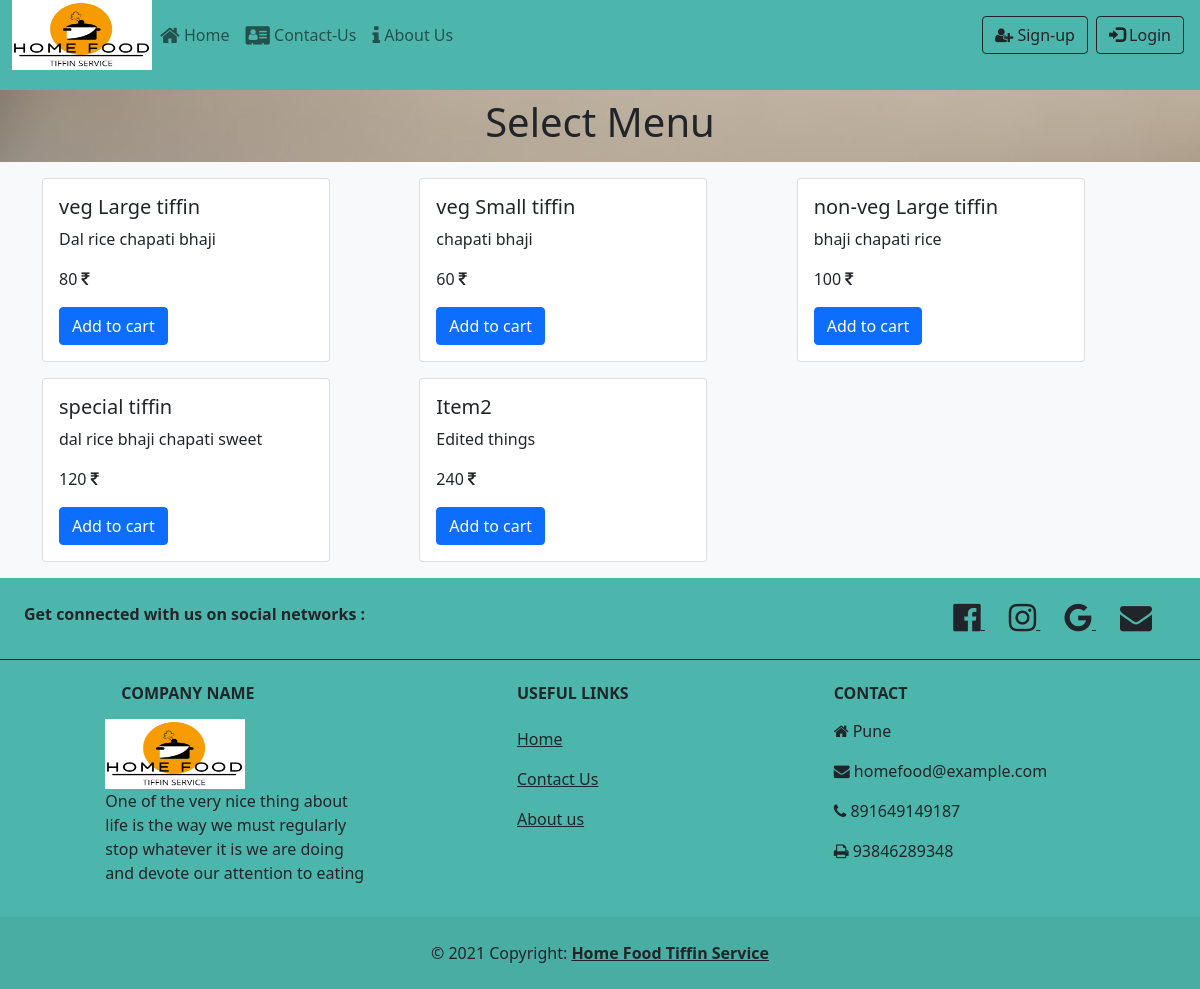
/menucard/, run on the app's committed database.
### Manage/models.py (models this page shows, shortened)
class Menu(models.Model):
    mid = models.AutoField(primary_key=True)
    mtitle = models.CharField(max_length=50)
    mtype = models.CharField(max_length=50)
    mprice = models.IntegerField(default=0)
    mdesc = models.TextField()
    timeStamp = models.DateTimeField(auto_now_add=True, blank=True)

### Manage/views.py (the view)
# urls.py: path('menucard/', views.handlemenucard, name='handlemenucard'),
def handlemenucard(request):
    men = Menu.objects.all()
    return render(request, 'menucard.html',{'men':men})

### templates/menucard.html (shortened to what this page needs)
{% extends 'base.html' %}
{% load static %}
{% block body %}
<link rel="stylesheet" href="{% static 'Manage/styles.css' %}">
<div>
    <section class="py-2 text-center container">
        <h1 class="fw-light">Select Menu</h1>
    </section>
    <div class="album py-3 bg-light">
        <div class="container">
            <div class="row row-cols-1 row-cols-sm-2 row-cols-md-3 g-3">
                {% for men in men %}
                <div class="col">
                    <div class="card" style="width: 18rem;">
                        <div class="card-body">
                            <h5 class="card-title" id="namemenu-{{men.mid}}">{{men.mtitle}}</h5>
                            <p class="card-text">{{men.mdesc}}</p>
                            <p class="card-text"><span id="pricemenu-{{men.mid}}">{{men.mprice}}</span> <i class="fa fa-inr" aria-hidden="true"></i></p>
                            <span id="divmenu-{{men.mid}}" class="divmenu">
                                <button id="menu-{{men.mid}}" class="btn btn-primary cart">Add to cart</button>
                            </span>
                        </div>
                    </div>
                </div>
                {% endfor %}
            </div>
        </div>
    </div>
</div>
{% endblock body %}

### templates/base.html (shortened to what this page needs)
{% load static %}
<!doctype html>
<html lang="en">
<head>
  <link rel="stylesheet" href="{% static 'Manage/styles.css' %}">
  <link rel="stylesheet" href="{% static 'Manage/css/glyphicon.css' %}">
  <link rel="stylesheet" href="{% static 'Manage/css/bootstrap.css' %}">
  <link rel="stylesheet" href="{% static 'Manage/css/bootstrap.min.css' %}">
  <link rel="stylesheet" href="{% static 'Manage\bootstrap-social\bootstrap-social.css' %}">
  <link rel="stylesheet" href="{% static 'Manage\font-awesome-4.7.0\css\font-awesome.css' %}">
</head>
<body>
  <div>
    {% include 'nav.html' %}
  </div>
  {% block body %} {% endblock body %}
  {% include 'footer.html' %}
</body>
</html>

### templates/nav.html (shortened to what this page needs)
{% load static %}
<link rel="stylesheet" href="{% static 'Manage/styles.css' %}">
<nav class="bgc navbar navbar-expand-lg navbar-light">
  <div class="container-fluid">
    <a href="{% url 'home' %}" class="logo"><img src="{% static 'Manage/images/logo.png' %}" width="140" height="70"
        alt=""></a>
    <div class="collapse navbar-collapse" id="navbarSupportedContent">
      <ul class="navbar-nav me-auto mb-2 mb-lg-0">
        <li class="nav-item">
          <a class="nav-link {% block homeactive %}{% endblock homeactive %}" aria-current="page" href="/"><i
              class="fa fa-home fa-lg" aria-hidden="true"></i> Home</a>
        </li>
        <li class="nav-item">
          <a class="nav-link {% block contactactive %}{% endblock contactactive %}" href="/contact"><i
              class="fa fa-address-card fa-lg" aria-hidden="true"></i> Contact-Us</a>
        </li>
        <li class="nav-item">
          <a class="nav-link {% block aboutactive %}{% endblock aboutactive %}" href="/about"><i
              class="fa fa-info fa-lg" aria-hidden="true"></i> About Us</a>
        </li>
      </ul>
      {% if user.is_staff %}
      <ul class="navbar-nav ml-auto mb-2 mb-lg-0">
        <li class="nav-item">
          <a class="nav-link {% block dashactive %}{% endblock dashactive %}" href="/custdets">Dashboard <span
              class="glyphicon glyphicon-dashboard"></span></a>
        </li>
        <li class="nav-item dropdown">
            <a class="nav-link dropdown-toggle" href="#" id="navbarDropdown" role="button" data-bs-toggle="dropdown"
              aria-expanded="false">
              Welcome {{request.user}}
            </a>
            <ul class="dropdown-menu" aria-labelledby="navbarDropdown">
              <li><a class="dropdown-item" href="/logout">Logout</a></li>
            </ul>
          </li>
        </ul>
      {% else %}
      <button type="button" class="btn btn-outline-dark mx-1" data-bs-toggle="modal" data-bs-target="#signupModal"><i
          class="fa fa-user-plus" aria-hidden="true"></i> Sign-up
      </button>
      <button type="button" class="btn btn-outline-dark mx-1" data-bs-toggle="modal" data-bs-target="#loginModal"><span
          class="glyphicon glyphicon-log-in"></span> Login
      </button>
      {% endif %}
    </div>
  </div>
</nav>

### templates/footer.html (shortened to what this page needs)
{% load static %}
<link rel="stylesheet" href="{% static 'Manage/styles.css' %}">
  <footer class="bgc footer text-center text-lg-start text-dark">
    <section class="d-flex justify-content-center justify-content-lg-between p-4 border-bottom border-dark">
      <div class="me-5 d-none d-lg-block fw-bold">
        <span>Get connected with us on social networks :</span>
      </div>
      <div>
        <a href="" class="me-4 text-reset">
          <i class="fa fa-facebook-official fa-2x" aria-hidden="true"></i>
        </a>
        <a href="" class="me-4 text-reset">
          <i class="fa fa-instagram fa-2x" aria-hidden="true"></i>
        </a>
        <a href="" class="me-4 text-reset">
          <i class="fa fa-google fa-2x" aria-hidden="true"></i>
        </a>
        <a href="" class="me-4 text-reset">
          <i class="fa fa-envelope fa-2x" aria-hidden="true"></i>
        </a>
      </div>
    </section>
    <section>
      <div class="container text-center text-md-start mt-4">
        <div class="row mt-3">
          <div class="col-md-3 col-lg-4 col-xl-3 mx-auto mb-3">
            <h6 class="text-uppercase fw-bold mb-3">
              Company name
            </h6>
            <p>
              <a href="{% url 'home' %}" class="logo"><img src="{% static 'Manage/images/logo.png' %}" width="140"
                  height="70" alt=""></a><br>
              One of the very nice thing about life is the way we must regularly stop whatever it is we are doing and
              devote our attention to eating
            </p>
          </div>
          <div class="col-md-2 col-lg-2 col-xl-2 mx-auto mb-3">
            <h6 class="text-uppercase fw-bold mb-4">
              Useful links
            </h6>
            <p>
              <a href="{% url 'home' %}" class="text-reset">Home</a>
            </p>
            <p>
              <a href="{% url 'contact' %}" class="text-reset">Contact Us</a>
            </p>
            <p>
              <a href="{% url 'about' %}" class="text-reset">About us</a>
            </p>
          </div>
          <div class="col-md-3 col-lg-3 col-xl-3 mx-auto mb-md-0 mb-3">
            <h6 class="text-uppercase fw-bold mb-3">
              Contact
            </h6>
            <p><i class="fa fa-home" aria-hidden="true"></i> Pune</p>
            <p><i class="fa fa-envelope" aria-hidden="true"></i> homefood@example.com</p>
            <p><i class="fa fa-phone" aria-hidden="true"></i> 891649149187</p>
            <p><i class="fa fa-print" aria-hidden="true"></i></i> 93846289348</p>
          </div>
        </div>
      </div>
    </section>
    <div class="text-center p-4" style="background-color: rgba(0, 0, 0, 0.05);">
      © 2021 Copyright:
      <a class="text-reset fw-bold" href="#">Home Food Tiffin Service</a>
    </div>
  </footer>

### Manage/static/Manage/styles.css (style rules this page uses)
body { margin: 0; padding: 0; background-color: #E0F2F1; }
.bgc { background-color: #4DB6AC; }
* { margin: 0; padding: 0; }
body { margin: 0; padding: 0; background-image: url("\lunch.jpg"); background-repeat: no-repeat; background-size: cover; background-color: #E0F2F1; }
.navbar { margin-bottom: 0; border-radius: 0; padding-top: 0px; padding-bottom: 20px; }
.footer { background-color: #4DB6AC; width: 100%; }

### data on the page
Menu: mtitle "veg Large tiffin", mdesc "Dal rice chapati bhaji", mprice "80"
Menu: mtitle "veg Small tiffin", mdesc "chapati bhaji", mprice "60"
Menu: mtitle "non-veg Large tiffin", mdesc "bhaji chapati rice", mprice "100"
Menu: mtitle "special tiffin", mdesc "dal rice bhaji chapati sweet", mprice "120"
Menu: mtitle "Item2", mdesc "Edited things", mprice "240"
